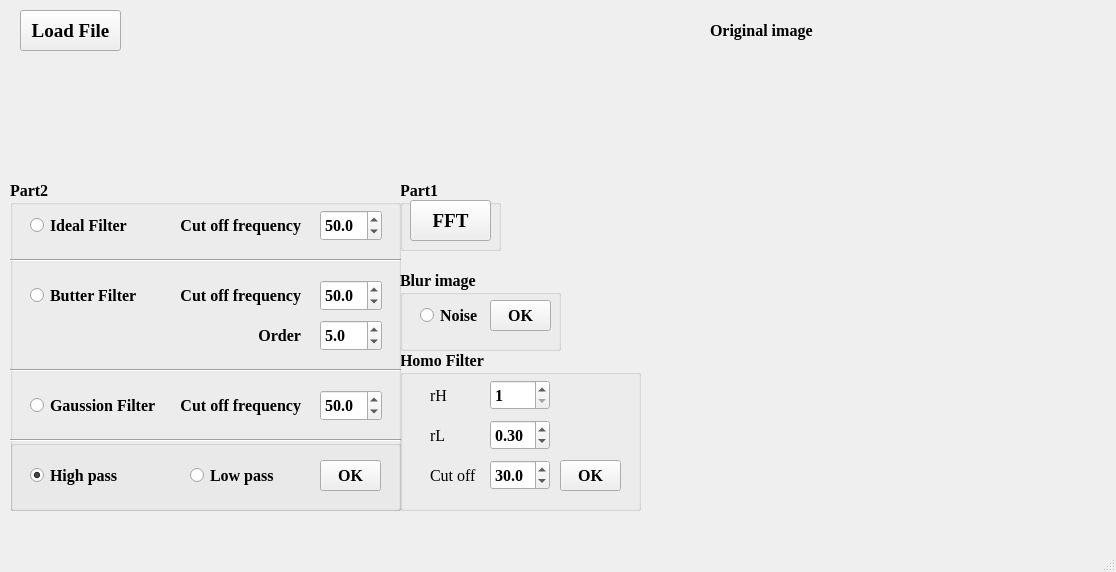
<?xml version="1.0" encoding="UTF-8"?>
<ui version="4.0">
 <class>MainWindow</class>
 <widget class="QMainWindow" name="MainWindow">
  <property name="geometry">
   <rect>
    <x>0</x>
    <y>0</y>
    <width>1116</width>
    <height>572</height>
   </rect>
  </property>
  <property name="windowTitle">
   <string>MainWindow</string>
  </property>
  <widget class="QWidget" name="centralwidget">
   <widget class="QPushButton" name="btnFile">
    <property name="geometry">
     <rect>
      <x>20</x>
      <y>10</y>
      <width>101</width>
      <height>41</height>
     </rect>
    </property>
    <property name="font">
     <font>
      <family>Times New Roman</family>
      <pointsize>14</pointsize>
      <bold>true</bold>
     </font>
    </property>
    <property name="text">
     <string>Load File</string>
    </property>
   </widget>
   <widget class="QWidget" name="gridLayoutWidget">
    <property name="geometry">
     <rect>
      <x>650</x>
      <y>20</y>
      <width>448</width>
      <height>500</height>
     </rect>
    </property>
    <layout class="QGridLayout" name="gridLayout">
     <item row="3" column="1">
      <widget class="QLabel" name="lab_r3">
       <property name="minimumSize">
        <size>
         <width>220</width>
         <height>220</height>
        </size>
       </property>
       <property name="maximumSize">
        <size>
         <width>220</width>
         <height>220</height>
        </size>
       </property>
       <property name="text">
        <string/>
       </property>
      </widget>
     </item>
     <item row="1" column="0">
      <widget class="QLabel" name="lab_img">
       <property name="minimumSize">
        <size>
         <width>220</width>
         <height>220</height>
        </size>
       </property>
       <property name="maximumSize">
        <size>
         <width>220</width>
         <height>220</height>
        </size>
       </property>
       <property name="text">
        <string/>
       </property>
      </widget>
     </item>
     <item row="1" column="1">
      <widget class="QLabel" name="lab_r1">
       <property name="minimumSize">
        <size>
         <width>220</width>
         <height>220</height>
        </size>
       </property>
       <property name="maximumSize">
        <size>
         <width>220</width>
         <height>220</height>
        </size>
       </property>
       <property name="text">
        <string/>
       </property>
      </widget>
     </item>
     <item row="3" column="0">
      <widget class="QLabel" name="lab_r2">
       <property name="minimumSize">
        <size>
         <width>220</width>
         <height>220</height>
        </size>
       </property>
       <property name="maximumSize">
        <size>
         <width>220</width>
         <height>220</height>
        </size>
       </property>
       <property name="text">
        <string/>
       </property>
      </widget>
     </item>
     <item row="0" column="1">
      <widget class="QLabel" name="lab_t1">
       <property name="font">
        <font>
         <family>Times New Roman</family>
         <pointsize>12</pointsize>
         <bold>true</bold>
        </font>
       </property>
       <property name="text">
        <string/>
       </property>
       <property name="alignment">
        <set>Qt::AlignCenter</set>
       </property>
      </widget>
     </item>
     <item row="2" column="0">
      <widget class="QLabel" name="lab_t2">
       <property name="font">
        <font>
         <family>Times New Roman</family>
         <pointsize>12</pointsize>
         <bold>true</bold>
        </font>
       </property>
       <property name="text">
        <string/>
       </property>
       <property name="alignment">
        <set>Qt::AlignCenter</set>
       </property>
      </widget>
     </item>
     <item row="2" column="1">
      <widget class="QLabel" name="lab_t3">
       <property name="font">
        <font>
         <family>Times New Roman</family>
         <pointsize>12</pointsize>
         <bold>true</bold>
        </font>
       </property>
       <property name="text">
        <string/>
       </property>
       <property name="alignment">
        <set>Qt::AlignCenter</set>
       </property>
      </widget>
     </item>
     <item row="0" column="0">
      <widget class="QLabel" name="label_2">
       <property name="font">
        <font>
         <family>Times New Roman</family>
         <pointsize>12</pointsize>
         <bold>true</bold>
        </font>
       </property>
       <property name="text">
        <string>               Original image</string>
       </property>
      </widget>
     </item>
    </layout>
   </widget>
   <widget class="QGroupBox" name="groupBox_6">
    <property name="geometry">
     <rect>
      <x>400</x>
      <y>180</y>
      <width>101</width>
      <height>71</height>
     </rect>
    </property>
    <property name="font">
     <font>
      <family>Times New Roman</family>
      <pointsize>12</pointsize>
      <bold>true</bold>
     </font>
    </property>
    <property name="title">
     <string>Part1</string>
    </property>
    <widget class="QPushButton" name="btn_fft">
     <property name="geometry">
      <rect>
       <x>10</x>
       <y>20</y>
       <width>81</width>
       <height>41</height>
      </rect>
     </property>
     <property name="font">
      <font>
       <family>Times New Roman</family>
       <pointsize>14</pointsize>
       <bold>true</bold>
      </font>
     </property>
     <property name="text">
      <string>FFT</string>
     </property>
    </widget>
   </widget>
   <widget class="QGroupBox" name="groupBox_3">
    <property name="geometry">
     <rect>
      <x>400</x>
      <y>350</y>
      <width>241</width>
      <height>161</height>
     </rect>
    </property>
    <property name="font">
     <font>
      <family>Times New Roman</family>
      <pointsize>12</pointsize>
      <bold>true</bold>
     </font>
    </property>
    <property name="title">
     <string>Homo Filter</string>
    </property>
    <widget class="QPushButton" name="btn_homo">
     <property name="geometry">
      <rect>
       <x>160</x>
       <y>110</y>
       <width>61</width>
       <height>31</height>
      </rect>
     </property>
     <property name="font">
      <font>
       <family>Times New Roman</family>
       <pointsize>12</pointsize>
       <bold>true</bold>
      </font>
     </property>
     <property name="text">
      <string>OK</string>
     </property>
    </widget>
    <widget class="QSpinBox" name="spin_rh">
     <property name="geometry">
      <rect>
       <x>90</x>
       <y>30</y>
       <width>60</width>
       <height>30</height>
      </rect>
     </property>
     <property name="font">
      <font>
       <family>Times New Roman</family>
       <pointsize>12</pointsize>
       <bold>true</bold>
      </font>
     </property>
     <property name="minimum">
      <number>1</number>
     </property>
     <property name="maximum">
      <number>100</number>
     </property>
     <property name="singleStep">
      <number>1</number>
     </property>
    </widget>
    <widget class="QLabel" name="label_12">
     <property name="geometry">
      <rect>
       <x>30</x>
       <y>110</y>
       <width>51</width>
       <height>30</height>
      </rect>
     </property>
     <property name="font">
      <font>
       <family>Times New Roman</family>
       <pointsize>12</pointsize>
       <bold>false</bold>
      </font>
     </property>
     <property name="text">
      <string>Cut off</string>
     </property>
     <property name="alignment">
      <set>Qt::AlignLeading|Qt::AlignLeft|Qt::AlignVCenter</set>
     </property>
    </widget>
    <widget class="QDoubleSpinBox" name="spin_rl">
     <property name="geometry">
      <rect>
       <x>90</x>
       <y>70</y>
       <width>60</width>
       <height>30</height>
      </rect>
     </property>
     <property name="font">
      <font>
       <family>Times New Roman</family>
       <pointsize>12</pointsize>
       <bold>true</bold>
      </font>
     </property>
     <property name="minimum">
      <double>0.000000000000000</double>
     </property>
     <property name="maximum">
      <double>1.000000000000000</double>
     </property>
     <property name="singleStep">
      <double>0.100000000000000</double>
     </property>
     <property name="value">
      <double>0.300000000000000</double>
     </property>
    </widget>
    <widget class="QDoubleSpinBox" name="spin_d0">
     <property name="geometry">
      <rect>
       <x>90</x>
       <y>110</y>
       <width>60</width>
       <height>30</height>
      </rect>
     </property>
     <property name="font">
      <font>
       <family>Times New Roman</family>
       <pointsize>12</pointsize>
       <bold>true</bold>
      </font>
     </property>
     <property name="decimals">
      <number>1</number>
     </property>
     <property name="minimum">
      <double>1.000000000000000</double>
     </property>
     <property name="maximum">
      <double>999999.000000000000000</double>
     </property>
     <property name="singleStep">
      <double>0.500000000000000</double>
     </property>
     <property name="value">
      <double>30.000000000000000</double>
     </property>
    </widget>
    <widget class="QLabel" name="label_9">
     <property name="geometry">
      <rect>
       <x>30</x>
       <y>30</y>
       <width>41</width>
       <height>30</height>
      </rect>
     </property>
     <property name="font">
      <font>
       <family>Times New Roman</family>
       <pointsize>12</pointsize>
       <bold>false</bold>
      </font>
     </property>
     <property name="text">
      <string>rH</string>
     </property>
     <property name="alignment">
      <set>Qt::AlignLeading|Qt::AlignLeft|Qt::AlignVCenter</set>
     </property>
    </widget>
    <widget class="QLabel" name="label_7">
     <property name="geometry">
      <rect>
       <x>30</x>
       <y>70</y>
       <width>41</width>
       <height>30</height>
      </rect>
     </property>
     <property name="font">
      <font>
       <family>Times New Roman</family>
       <pointsize>12</pointsize>
       <bold>false</bold>
      </font>
     </property>
     <property name="text">
      <string>rL</string>
     </property>
     <property name="alignment">
      <set>Qt::AlignLeading|Qt::AlignLeft|Qt::AlignVCenter</set>
     </property>
    </widget>
   </widget>
   <widget class="QGroupBox" name="groupBox_2">
    <property name="geometry">
     <rect>
      <x>10</x>
      <y>180</y>
      <width>391</width>
      <height>331</height>
     </rect>
    </property>
    <property name="font">
     <font>
      <family>Times New Roman</family>
      <pointsize>12</pointsize>
      <bold>true</bold>
     </font>
    </property>
    <property name="mouseTracking">
     <bool>false</bool>
    </property>
    <property name="autoFillBackground">
     <bool>true</bool>
    </property>
    <property name="title">
     <string>Part2</string>
    </property>
    <widget class="QLabel" name="label">
     <property name="geometry">
      <rect>
       <x>160</x>
       <y>30</y>
       <width>131</width>
       <height>30</height>
      </rect>
     </property>
     <property name="font">
      <font>
       <family>Times New Roman</family>
       <pointsize>12</pointsize>
       <bold>true</bold>
      </font>
     </property>
     <property name="text">
      <string>Cut off frequency</string>
     </property>
     <property name="alignment">
      <set>Qt::AlignRight|Qt::AlignTrailing|Qt::AlignVCenter</set>
     </property>
    </widget>
    <widget class="QRadioButton" name="rbtn_ideal">
     <property name="geometry">
      <rect>
       <x>20</x>
       <y>30</y>
       <width>121</width>
       <height>31</height>
      </rect>
     </property>
     <property name="font">
      <font>
       <family>Times New Roman</family>
       <pointsize>12</pointsize>
       <bold>true</bold>
      </font>
     </property>
     <property name="text">
      <string>Ideal Filter</string>
     </property>
     <property name="checked">
      <bool>false</bool>
     </property>
    </widget>
    <widget class="QRadioButton" name="rbtn_gaussion">
     <property name="geometry">
      <rect>
       <x>20</x>
       <y>210</y>
       <width>151</width>
       <height>31</height>
      </rect>
     </property>
     <property name="font">
      <font>
       <family>Times New Roman</family>
       <pointsize>12</pointsize>
       <bold>true</bold>
      </font>
     </property>
     <property name="text">
      <string>Gaussion Filter</string>
     </property>
    </widget>
    <widget class="QRadioButton" name="rbtn_butter">
     <property name="geometry">
      <rect>
       <x>20</x>
       <y>100</y>
       <width>131</width>
       <height>31</height>
      </rect>
     </property>
     <property name="font">
      <font>
       <family>Times New Roman</family>
       <pointsize>12</pointsize>
       <bold>true</bold>
      </font>
     </property>
     <property name="text">
      <string>Butter Filter</string>
     </property>
    </widget>
    <widget class="QLabel" name="label_5">
     <property name="geometry">
      <rect>
       <x>160</x>
       <y>210</y>
       <width>131</width>
       <height>30</height>
      </rect>
     </property>
     <property name="font">
      <font>
       <family>Times New Roman</family>
       <pointsize>12</pointsize>
       <bold>true</bold>
      </font>
     </property>
     <property name="text">
      <string>Cut off frequency</string>
     </property>
     <property name="alignment">
      <set>Qt::AlignRight|Qt::AlignTrailing|Qt::AlignVCenter</set>
     </property>
    </widget>
    <widget class="QLabel" name="label_6">
     <property name="geometry">
      <rect>
       <x>160</x>
       <y>100</y>
       <width>131</width>
       <height>31</height>
      </rect>
     </property>
     <property name="font">
      <font>
       <family>Times New Roman</family>
       <pointsize>12</pointsize>
       <bold>true</bold>
      </font>
     </property>
     <property name="text">
      <string>Cut off frequency</string>
     </property>
     <property name="alignment">
      <set>Qt::AlignRight|Qt::AlignTrailing|Qt::AlignVCenter</set>
     </property>
    </widget>
    <widget class="QLabel" name="label_8">
     <property name="geometry">
      <rect>
       <x>160</x>
       <y>140</y>
       <width>131</width>
       <height>31</height>
      </rect>
     </property>
     <property name="font">
      <font>
       <family>Times New Roman</family>
       <pointsize>12</pointsize>
       <bold>true</bold>
      </font>
     </property>
     <property name="text">
      <string>Order</string>
     </property>
     <property name="alignment">
      <set>Qt::AlignRight|Qt::AlignTrailing|Qt::AlignVCenter</set>
     </property>
    </widget>
    <widget class="QDoubleSpinBox" name="butter_cutoff">
     <property name="geometry">
      <rect>
       <x>310</x>
       <y>100</y>
       <width>62</width>
       <height>31</height>
      </rect>
     </property>
     <property name="font">
      <font>
       <family>Times New Roman</family>
       <pointsize>12</pointsize>
       <bold>true</bold>
      </font>
     </property>
     <property name="decimals">
      <number>1</number>
     </property>
     <property name="minimum">
      <double>0.000000000000000</double>
     </property>
     <property name="maximum">
      <double>999999999.000000000000000</double>
     </property>
     <property name="singleStep">
      <double>0.500000000000000</double>
     </property>
     <property name="value">
      <double>50.000000000000000</double>
     </property>
    </widget>
    <widget class="QDoubleSpinBox" name="gaussion_cutoff">
     <property name="geometry">
      <rect>
       <x>310</x>
       <y>210</y>
       <width>62</width>
       <height>31</height>
      </rect>
     </property>
     <property name="font">
      <font>
       <family>Times New Roman</family>
       <pointsize>12</pointsize>
       <bold>true</bold>
      </font>
     </property>
     <property name="decimals">
      <number>1</number>
     </property>
     <property name="minimum">
      <double>0.000000000000000</double>
     </property>
     <property name="maximum">
      <double>99999999.000000000000000</double>
     </property>
     <property name="singleStep">
      <double>0.500000000000000</double>
     </property>
     <property name="value">
      <double>50.000000000000000</double>
     </property>
    </widget>
    <widget class="QDoubleSpinBox" name="ideal_cutoff">
     <property name="geometry">
      <rect>
       <x>310</x>
       <y>30</y>
       <width>62</width>
       <height>31</height>
      </rect>
     </property>
     <property name="font">
      <font>
       <family>Times New Roman</family>
       <pointsize>12</pointsize>
       <bold>true</bold>
      </font>
     </property>
     <property name="decimals">
      <number>1</number>
     </property>
     <property name="minimum">
      <double>0.000000000000000</double>
     </property>
     <property name="maximum">
      <double>9999999.000000000000000</double>
     </property>
     <property name="singleStep">
      <double>0.500000000000000</double>
     </property>
     <property name="value">
      <double>50.000000000000000</double>
     </property>
    </widget>
    <widget class="QDoubleSpinBox" name="butter_order">
     <property name="geometry">
      <rect>
       <x>310</x>
       <y>140</y>
       <width>62</width>
       <height>31</height>
      </rect>
     </property>
     <property name="font">
      <font>
       <family>Times New Roman</family>
       <pointsize>12</pointsize>
       <bold>true</bold>
      </font>
     </property>
     <property name="decimals">
      <number>1</number>
     </property>
     <property name="minimum">
      <double>1.000000000000000</double>
     </property>
     <property name="maximum">
      <double>50.000000000000000</double>
     </property>
     <property name="singleStep">
      <double>0.500000000000000</double>
     </property>
     <property name="value">
      <double>5.000000000000000</double>
     </property>
    </widget>
    <widget class="Line" name="line">
     <property name="geometry">
      <rect>
       <x>0</x>
       <y>70</y>
       <width>391</width>
       <height>20</height>
      </rect>
     </property>
     <property name="font">
      <font>
       <family>Times New Roman</family>
       <pointsize>12</pointsize>
       <bold>true</bold>
      </font>
     </property>
     <property name="orientation">
      <enum>Qt::Horizontal</enum>
     </property>
    </widget>
    <widget class="Line" name="line_2">
     <property name="geometry">
      <rect>
       <x>0</x>
       <y>180</y>
       <width>391</width>
       <height>20</height>
      </rect>
     </property>
     <property name="font">
      <font>
       <family>Times New Roman</family>
       <pointsize>12</pointsize>
       <bold>true</bold>
      </font>
     </property>
     <property name="orientation">
      <enum>Qt::Horizontal</enum>
     </property>
    </widget>
    <widget class="Line" name="line_3">
     <property name="geometry">
      <rect>
       <x>0</x>
       <y>250</y>
       <width>391</width>
       <height>20</height>
      </rect>
     </property>
     <property name="font">
      <font>
       <family>Times New Roman</family>
       <pointsize>12</pointsize>
       <bold>true</bold>
      </font>
     </property>
     <property name="orientation">
      <enum>Qt::Horizontal</enum>
     </property>
    </widget>
    <widget class="QGroupBox" name="groupBox_7">
     <property name="geometry">
      <rect>
       <x>0</x>
       <y>260</y>
       <width>391</width>
       <height>71</height>
      </rect>
     </property>
     <property name="font">
      <font>
       <family>Times New Roman</family>
       <pointsize>12</pointsize>
       <bold>true</bold>
      </font>
     </property>
     <property name="title">
      <string/>
     </property>
     <widget class="QRadioButton" name="rbtn_high">
      <property name="geometry">
       <rect>
        <x>20</x>
        <y>20</y>
        <width>121</width>
        <height>31</height>
       </rect>
      </property>
      <property name="font">
       <font>
        <family>Times New Roman</family>
        <pointsize>12</pointsize>
        <bold>true</bold>
       </font>
      </property>
      <property name="text">
       <string>High pass</string>
      </property>
      <property name="checked">
       <bool>true</bool>
      </property>
     </widget>
     <widget class="QRadioButton" name="rbtn_low">
      <property name="geometry">
       <rect>
        <x>180</x>
        <y>20</y>
        <width>121</width>
        <height>31</height>
       </rect>
      </property>
      <property name="font">
       <font>
        <family>Times New Roman</family>
        <pointsize>12</pointsize>
        <bold>true</bold>
       </font>
      </property>
      <property name="text">
       <string>Low pass</string>
      </property>
     </widget>
     <widget class="QPushButton" name="btn_part2">
      <property name="geometry">
       <rect>
        <x>310</x>
        <y>20</y>
        <width>61</width>
        <height>31</height>
       </rect>
      </property>
      <property name="font">
       <font>
        <family>Times New Roman</family>
        <pointsize>12</pointsize>
        <bold>true</bold>
       </font>
      </property>
      <property name="text">
       <string>OK</string>
      </property>
     </widget>
    </widget>
   </widget>
   <widget class="QGroupBox" name="groupBox">
    <property name="geometry">
     <rect>
      <x>400</x>
      <y>270</y>
      <width>161</width>
      <height>81</height>
     </rect>
    </property>
    <property name="font">
     <font>
      <family>Times New Roman</family>
      <pointsize>12</pointsize>
      <bold>true</bold>
     </font>
    </property>
    <property name="title">
     <string>Blur image</string>
    </property>
    <widget class="QPushButton" name="btn_blur">
     <property name="geometry">
      <rect>
       <x>90</x>
       <y>30</y>
       <width>61</width>
       <height>31</height>
      </rect>
     </property>
     <property name="font">
      <font>
       <family>Times New Roman</family>
       <pointsize>12</pointsize>
       <bold>true</bold>
      </font>
     </property>
     <property name="text">
      <string>OK</string>
     </property>
    </widget>
    <widget class="QRadioButton" name="rbtn_noise">
     <property name="geometry">
      <rect>
       <x>20</x>
       <y>30</y>
       <width>61</width>
       <height>31</height>
      </rect>
     </property>
     <property name="font">
      <font>
       <family>Times New Roman</family>
       <pointsize>12</pointsize>
       <bold>true</bold>
      </font>
     </property>
     <property name="text">
      <string>Noise</string>
     </property>
    </widget>
   </widget>
  </widget>
  <widget class="QMenuBar" name="menubar">
   <property name="geometry">
    <rect>
     <x>0</x>
     <y>0</y>
     <width>1116</width>
     <height>21</height>
    </rect>
   </property>
  </widget>
  <widget class="QStatusBar" name="statusbar"/>
 </widget>
 <resources/>
 <connections/>
</ui>
